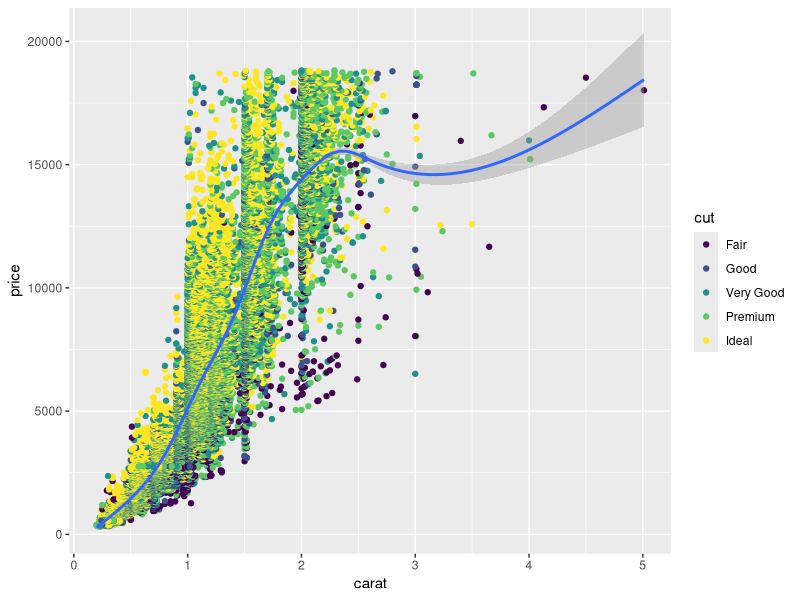
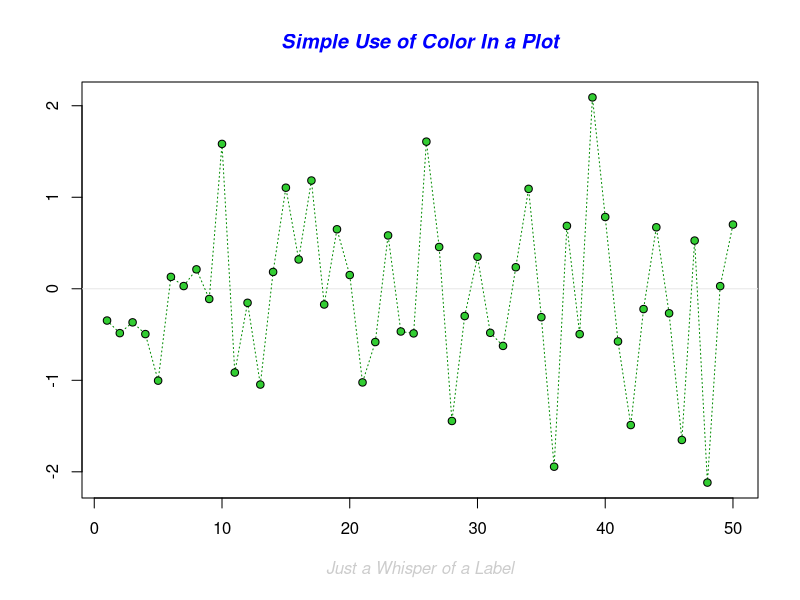
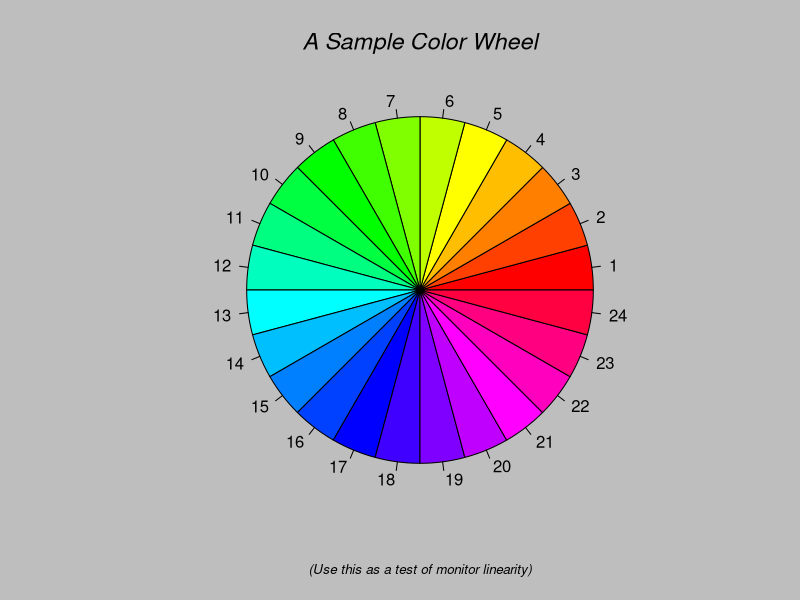
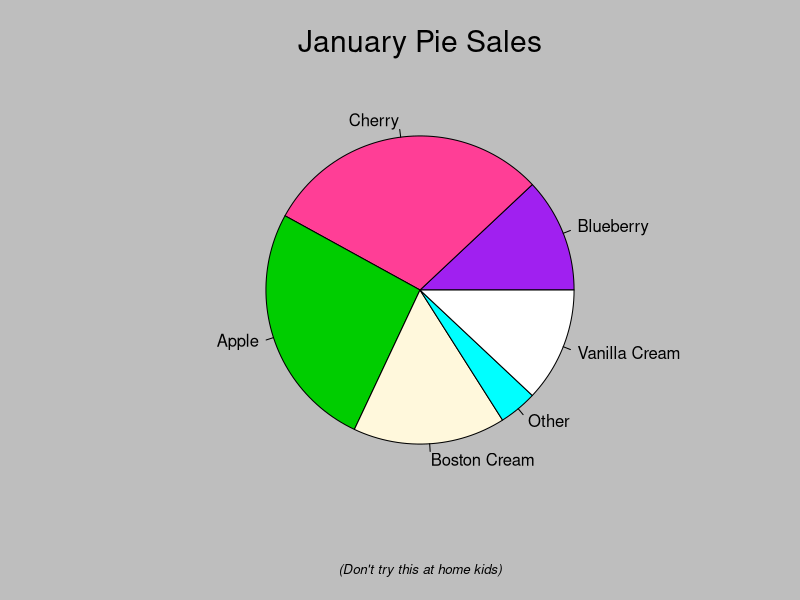
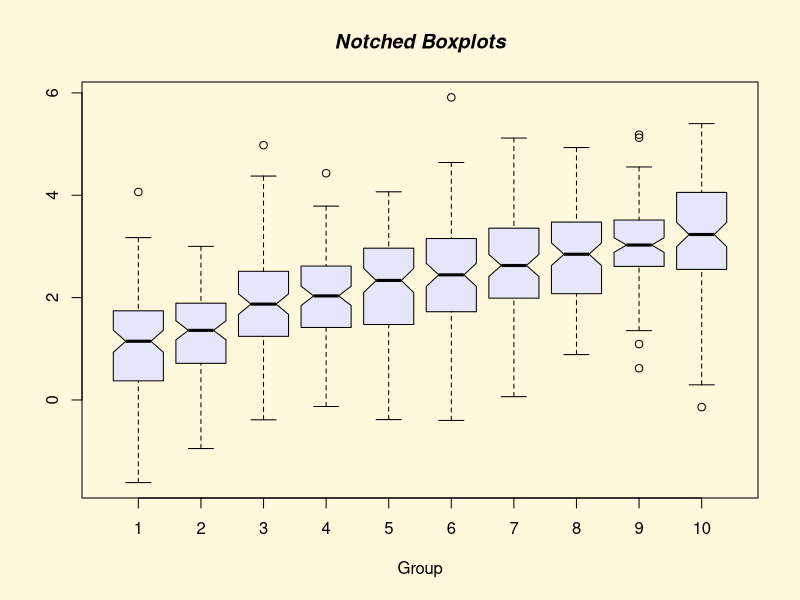
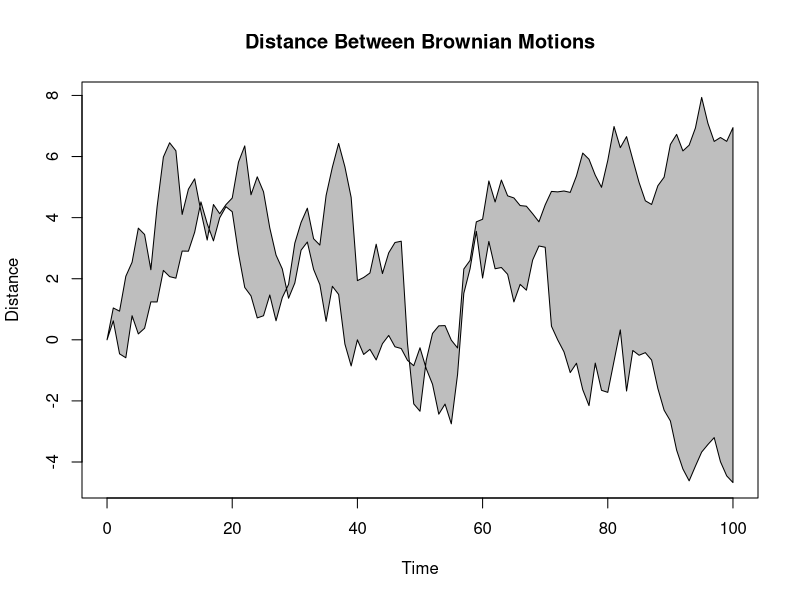
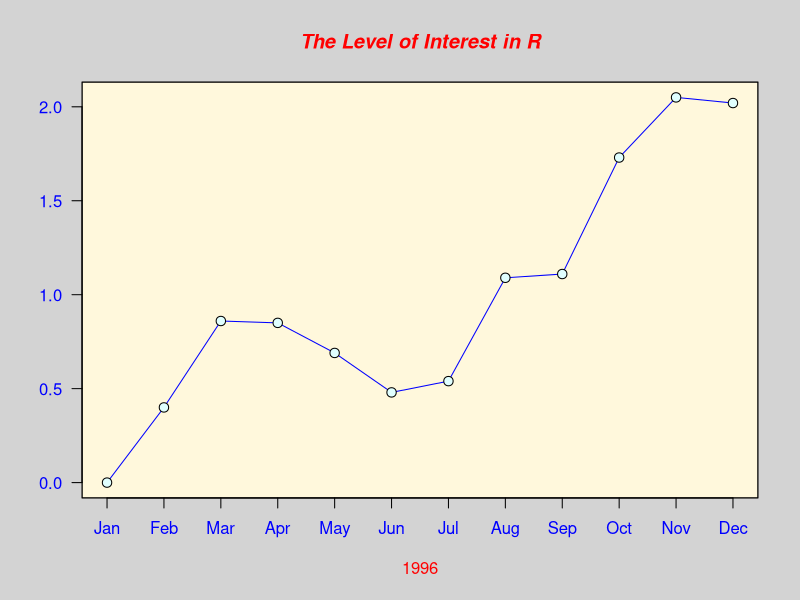
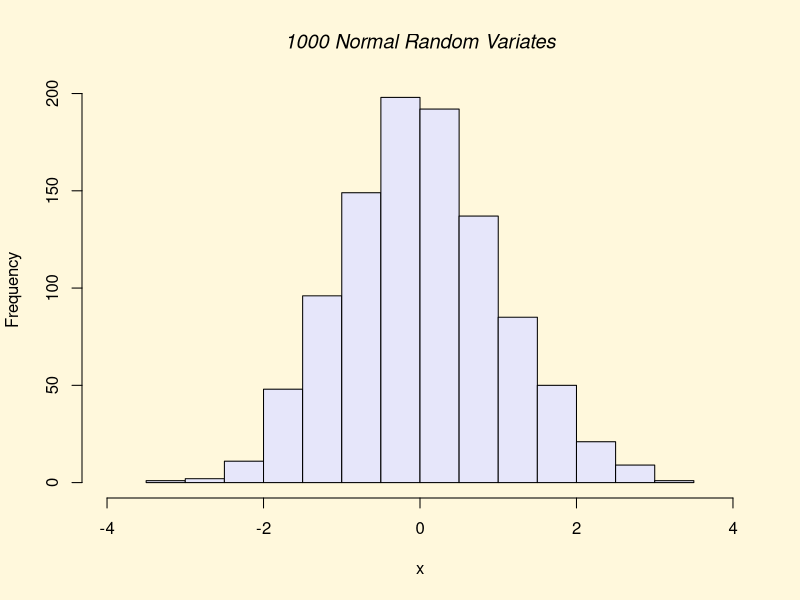

These figures' R source, in order:
#
# A very quick demonstation of the sorts of things your can do with R
#



# Load the GGPLOT2 library
library(ggplot2)

# The dataset 'diamonds' in included with the ggplot library
View(diamonds)

# Generate a Plot 
ggplot(diamonds) + 
  geom_point(aes(x=carat, y=price, color=cut)) + 
  geom_smooth(aes(x=carat, y=price))

# ... and a couple of built-in demos
demo(graphics)
